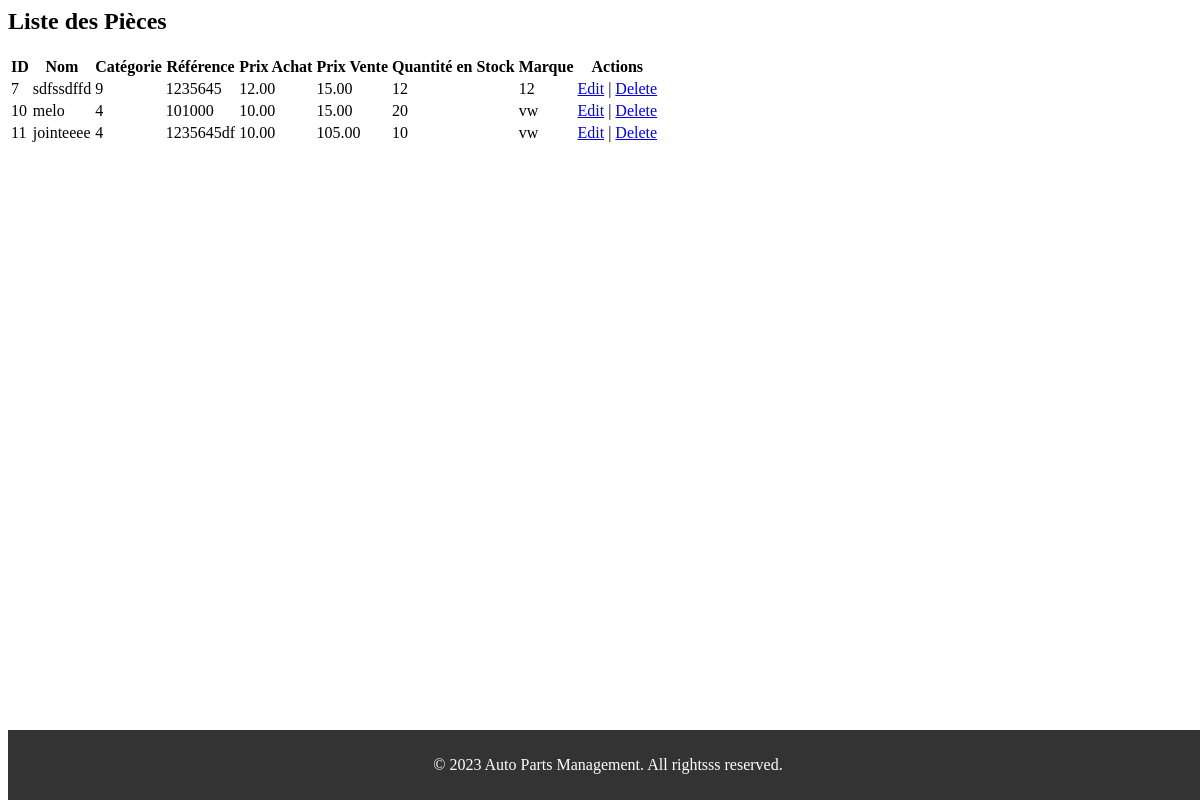
/list_piece.php, run on the app's committed database.
### www/crud/crud_piece/p_read.php (called while the page is built, shortened)
<?php
function getAllPieces() {
    $db = getDbConnection();
    $stmt = $db->query("SELECT * FROM `Pièce`");
    return $stmt->fetchAll(PDO::FETCH_ASSOC);
}
?>

### www/list_piece.php (the view, shortened to what this page needs)
<?php
include './crud/crud_piece/p_read.php';
echo "<body id='client-page'>";
echo "<div class='content-wrapper'>";
echo "<h2>Liste des Pièces</h2>";
echo "<table>";
echo "<tr><th>ID</th><th>Nom</th><th>Catégorie</th><th>Référence</th><th>Prix Achat</th><th>Prix Vente</th><th>Quantité en Stock</th><th>Marque</th><th>Actions</th></tr>";
$pieces = getAllPieces();
foreach ($pieces as $piece) {
    echo "<tr>";
    echo "<td>" . $piece['ID_Pièce'] . "</td>";
    echo "<td>" . htmlspecialchars($piece['Nom']) . "</td>";
    echo "<td>" . htmlspecialchars($piece['ID_Categorie']) . "</td>";
    echo "<td>" . htmlspecialchars($piece['Référence']) . "</td>";
    echo "<td>" . htmlspecialchars($piece['Prix_achat_TTC']) . "</td>";
    echo "<td>" . htmlspecialchars($piece['prix_vente_TTC']) . "</td>";
    echo "<td>" . htmlspecialchars($piece['Quantité_en_stock']) . "</td>";
    echo "<td>" . htmlspecialchars($piece['Marque']) . "</td>";
    echo "<td><a href='edit_piece.php?ref=" . $piece['Référence'] . "'>Edit</a> | ";
    echo "<a href='./crud/crud_piece/p_delete.php?ref=" . $piece['Référence'] . "' onclick='return confirm(\"Are you sure?\");'>Delete</a></td>";
    echo "</tr>";
}
echo "</table>";
echo "</div>";
echo "</body>";
?>

### www/css/headerFooter_style.css (style rules this page uses)
footer { background-color: #333; color: white; text-align: center; padding: 10px 0; position: absolute; bottom: 0; width: 100%; }

### data on the page
pièce: ID_Pièce "7", Nom "sdfssdffd", ID_Categorie "9", Référence "1235645", Prix_achat_TTC "12.00", prix_vente_TTC "15.00", Quantité_en_stock "12", Marque "12"
pièce: ID_Pièce "10", Nom "melo", ID_Categorie "4", Référence "101000", Prix_achat_TTC "10.00", prix_vente_TTC "15.00", Quantité_en_stock "20", Marque "vw"
pièce: ID_Pièce "11", Nom "jointeeee", ID_Categorie "4", Référence "1235645df", Prix_achat_TTC "10.00", prix_vente_TTC "105.00", Quantité_en_stock "10", Marque "vw"
